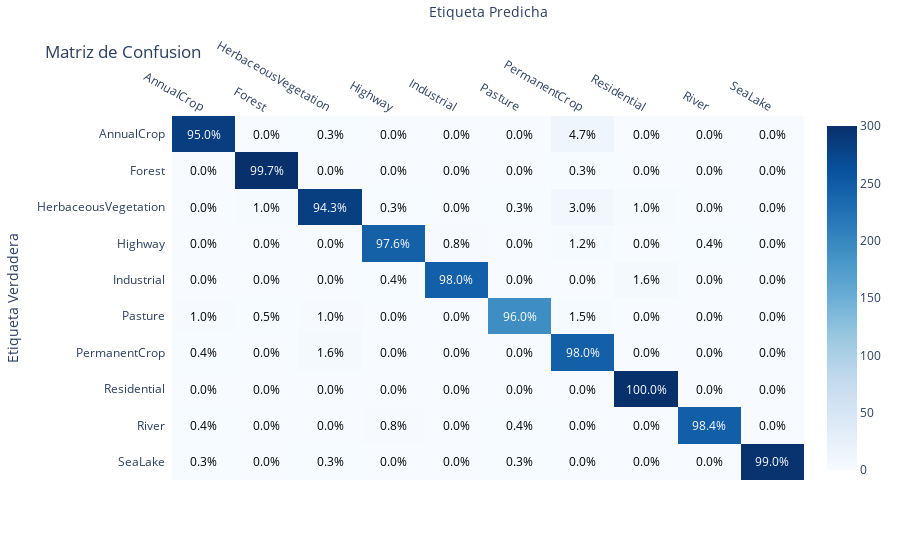

Notebook code cell kept with this figure:
### Code cell
plot_confusion_matrix(
    y_true=y_true,
    y_pred=y_pred,
    labels=sorted(set(y_true)),
    filename=CHECKPOINT.replace("/", "-") + "_confusion_matrix",
    dirpath=FIGURES_DIR / MODEL_NAME,
    show_as_percentaje=True
)

### Figure 1 — Plotly figure (JSON) as saved in the notebook; plotly's stock layout.template omitted (floating-point values rounded to 4 significant figures)
{"data": [{"colorscale": [[0, "rgb(247,251,255)"], [0.125, "rgb(222,235,247)"], [0.25, "rgb(198,219,239)"], [0.375, "rgb(158,202,225)"], [0.5, "rgb(107,174,214)"], [0.625, "rgb(66,146,198)"], [0.75, "rgb(33,113,181)"], [0.875, "rgb(8,81,156)"], [1, "rgb(8,48,107)"]], "reversescale": false, "showscale": true, "type": "heatmap", "x": ["AnnualCrop", "Forest", "HerbaceousVegetation", "Highway", "Industrial", "Pasture", "PermanentCrop", "Residential", "River", "SeaLake"], "y": ["AnnualCrop", "Forest", "HerbaceousVegetation", "Highway", "Industrial", "Pasture", "PermanentCrop", "Residential", "River", "SeaLake"], "z": [[285, 0, 1, 0, 0, 0, 14, 0, 0, 0], [0, 299, 0, 0, 0, 0, 1, 0, 0, 0], [0, 3, 283, 1, 0, 1, 9, 3, 0, 0], [0, 0, 0, 244, 2, 0, 3, 0, 1, 0], [0, 0, 0, 1, 245, 0, 0, 4, 0, 0], [2, 1, 2, 0, 0, 192, 3, 0, 0, 0], [1, 0, 4, 0, 0, 0, 245, 0, 0, 0], [0, 0, 0, 0, 0, 0, 0, 300, 0, 0], [1, 0, 0, 2, 0, 1, 0, 0, 246, 0], [1, 0, 1, 0, 0, 1, 0, 0, 0, 297]]}], "layout": {"annotations": [{"font": {"color": "#FFFFFF"}, "showarrow": false, "text": "95.0%", "x": "AnnualCrop", "xref": "x", "y": "AnnualCrop", "yref": "y"}, {"font": {"color": "#000000"}, "showarrow": false, "text": "0.0%", "x": "Forest", "xref": "x", "y": "AnnualCrop", "yref": "y"}, {"font": {"color": "#000000"}, "showarrow": false, "text": "0.3%", "x": "HerbaceousVegetation", "xref": "x", "y": "AnnualCrop", "yref": "y"}, {"font": {"color": "#000000"}, "showarrow": false, "text": "0.0%", "x": "Highway", "xref": "x", "y": "AnnualCrop", "yref": "y"}, {"font": {"color": "#000000"}, "showarrow": false, "text": "0.0%", "x": "Industrial", "xref": "x", "y": "AnnualCrop", "yref": "y"}, {"font": {"color": "#000000"}, "showarrow": false, "text": "0.0%", "x": "Pasture", "xref": "x", "y": "AnnualCrop", "yref": "y"}, {"font": {"color": "#000000"}, "showarrow": false, "text": "4.7%", "x": "PermanentCrop", "xref": "x", "y": "AnnualCrop", "yref": "y"}, {"font": {"color": "#000000"}, "showarrow": false, "text": "0.0%", "x": "Residential", "xref": "x", "y": "AnnualCrop", "yref": "y"}, {"font": {"color": "#000000"}, "showarrow": false, "text": "0.0%", "x": "River", "xref": "x", "y": "AnnualCrop", "yref": "y"}, {"font": {"color": "#000000"}, "showarrow": false, "text": "0.0%", "x": "SeaLake", "xref": "x", "y": "AnnualCrop", "yref": "y"}, {"font": {"color": "#000000"}, "showarrow": false, "text": "0.0%", "x": "AnnualCrop", "xref": "x", "y": "Forest", "yref": "y"}, {"font": {"color": "#FFFFFF"}, "showarrow": false, "text": "99.7%", "x": "Forest", "xref": "x", "y": "Forest", "yref": "y"}, {"font": {"color": "#000000"}, "showarrow": false, "text": "0.0%", "x": "HerbaceousVegetation", "xref": "x", "y": "Forest", "yref": "y"}, {"font": {"color": "#000000"}, "showarrow": false, "text": "0.0%", "x": "Highway", "xref": "x", "y": "Forest", "yref": "y"}, {"font": {"color": "#000000"}, "showarrow": false, "text": "0.0%", "x": "Industrial", "xref": "x", "y": "Forest", "yref": "y"}, {"font": {"color": "#000000"}, "showarrow": false, "text": "0.0%", "x": "Pasture", "xref": "x", "y": "Forest", "yref": "y"}, {"font": {"color": "#000000"}, "showarrow": false, "text": "0.3%", "x": "PermanentCrop", "xref": "x", "y": "Forest", "yref": "y"}, {"font": {"color": "#000000"}, "showarrow": false, "text": "0.0%", "x": "Residential", "xref": "x", "y": "Forest", "yref": "y"}, {"font": {"color": "#000000"}, "showarrow": false, "text": "0.0%", "x": "River", "xref": "x", "y": "Forest", "yref": "y"}, {"font": {"color": "#000000"}, "showarrow": false, "text": "0.0%", "x": "SeaLake", "xref": "x", "y": "Forest", "yref": "y"}, {"font": {"color": "#000000"}, "showarrow": false, "text": "0.0%", "x": "AnnualCrop", "xref": "x", "y": "HerbaceousVegetation", "yref": "y"}, {"font": {"color": "#000000"}, "showarrow": false, "text": "1.0%", "x": "Forest", "xref": "x", "y": "HerbaceousVegetation", "yref": "y"}, {"font": {"color": "#FFFFFF"}, "showarrow": false, "text": "94.3%", "x": "HerbaceousVegetation", "xref": "x", "y": "HerbaceousVegetation", "yref": "y"}, {"font": {"color": "#000000"}, "showarrow": false, "text": "0.3%", "x": "Highway", "xref": "x", "y": "HerbaceousVegetation", "yref": "y"}, {"font": {"color": "#000000"}, "showarrow": false, "text": "0.0%", "x": "Industrial", "xref": "x", "y": "HerbaceousVegetation", "yref": "y"}, {"font": {"color": "#000000"}, "showarrow": false, "text": "0.3%", "x": "Pasture", "xref": "x", "y": "HerbaceousVegetation", "yref": "y"}, {"font": {"color": "#000000"}, "showarrow": false, "text": "3.0%", "x": "PermanentCrop", "xref": "x", "y": "HerbaceousVegetation", "yref": "y"}, {"font": {"color": "#000000"}, "showarrow": false, "text": "1.0%", "x": "Residential", "xref": "x", "y": "HerbaceousVegetation", "yref": "y"}, {"font": {"color": "#000000"}, "showarrow": false, "text": "0.0%", "x": "River", "xref": "x", "y": "HerbaceousVegetation", "yref": "y"}, {"font": {"color": "#000000"}, "showarrow": false, "text": "0.0%", "x": "SeaLake", "xref": "x", "y": "HerbaceousVegetation", "yref": "y"}, {"font": {"color": "#000000"}, "showarrow": false, "text": "0.0%", "x": "AnnualCrop", "xref": "x", "y": "Highway", "yref": "y"}, {"font": {"color": "#000000"}, "showarrow": false, "text": "0.0%", "x": "Forest", "xref": "x", "y": "Highway", "yref": "y"}, {"font": {"color": "#000000"}, "showarrow": false, "text": "0.0%", "x": "HerbaceousVegetation", "xref": "x", "y": "Highway", "yref": "y"}, {"font": {"color": "#FFFFFF"}, "showarrow": false, "text": "97.6%", "x": "Highway", "xref": "x", "y": "Highway", "yref": "y"}, {"font": {"color": "#000000"}, "showarrow": false, "text": "0.8%", "x": "Industrial", "xref": "x", "y": "Highway", "yref": "y"}, {"font": {"color": "#000000"}, "showarrow": false, "text": "0.0%", "x": "Pasture", "xref": "x", "y": "Highway", "yref": "y"}, {"font": {"color": "#000000"}, "showarrow": false, "text": "1.2%", "x": "PermanentCrop", "xref": "x", "y": "Highway", "yref": "y"}, {"font": {"color": "#000000"}, "showarrow": false, "text": "0.0%", "x": "Residential", "xref": "x", "y": "Highway", "yref": "y"}, {"font": {"color": "#000000"}, "showarrow": false, "text": "0.4%", "x": "River", "xref": "x", "y": "Highway", "yref": "y"}, {"font": {"color": "#000000"}, "showarrow": false, "text": "0.0%", "x": "SeaLake", "xref": "x", "y": "Highway", "yref": "y"}, {"font": {"color": "#000000"}, "showarrow": false, "text": "0.0%", "x": "AnnualCrop", "xref": "x", "y": "Industrial", "yref": "y"}, {"font": {"color": "#000000"}, "showarrow": false, "text": "0.0%", "x": "Forest", "xref": "x", "y": "Industrial", "yref": "y"}, {"font": {"color": "#000000"}, "showarrow": false, "text": "0.0%", "x": "HerbaceousVegetation", "xref": "x", "y": "Industrial", "yref": "y"}, {"font": {"color": "#000000"}, "showarrow": false, "text": "0.4%", "x": "Highway", "xref": "x", "y": "Industrial", "yref": "y"}, {"font": {"color": "#FFFFFF"}, "showarrow": false, "text": "98.0%", "x": "Industrial", "xref": "x", "y": "Industrial", "yref": "y"}, {"font": {"color": "#000000"}, "showarrow": false, "text": "0.0%", "x": "Pasture", "xref": "x", "y": "Industrial", "yref": "y"}, {"font": {"color": "#000000"}, "showarrow": false, "text": "0.0%", "x": "PermanentCrop", "xref": "x", "y": "Industrial", "yref": "y"}, {"font": {"color": "#000000"}, "showarrow": false, "text": "1.6%", "x": "Residential", "xref": "x", "y": "Industrial", "yref": "y"}, {"font": {"color": "#000000"}, "showarrow": false, "text": "0.0%", "x": "River", "xref": "x", "y": "Industrial", "yref": "y"}, {"font": {"color": "#000000"}, "showarrow": false, "text": "0.0%", "x": "SeaLake", "xref": "x", "y": "Industrial", "yref": "y"}, {"font": {"color": "#000000"}, "showarrow": false, "text": "1.0%", "x": "AnnualCrop", "xref": "x", "y": "Pasture", "yref": "y"}, {"font": {"color": "#000000"}, "showarrow": false, "text": "0.5%", "x": "Forest", "xref": "x", "y": "Pasture", "yref": "y"}, {"font": {"color": "#000000"}, "showarrow": false, "text": "1.0%", "x": "HerbaceousVegetation", "xref": "x", "y": "Pasture", "yref": "y"}, {"font": {"color": "#000000"}, "showarrow": false, "text": "0.0%", "x": "Highway", "xref": "x", "y": "Pasture", "yref": "y"}, {"font": {"color": "#000000"}, "showarrow": false, "text": "0.0%", "x": "Industrial", "xref": "x", "y": "Pasture", "yref": "y"}, {"font": {"color": "#FFFFFF"}, "showarrow": false, "text": "96.0%", "x": "Pasture", "xref": "x", "y": "Pasture", "yref": "y"}, {"font": {"color": "#000000"}, "showarrow": false, "text": "1.5%", "x": "PermanentCrop", "xref": "x", "y": "Pasture", "yref": "y"}, {"font": {"color": "#000000"}, "showarrow": false, "text": "0.0%", "x": "Residential", "xref": "x", "y": "Pasture", "yref": "y"}, {"font": {"color": "#000000"}, "showarrow": false, "text": "0.0%", "x": "River", "xref": "x", "y": "Pasture", "yref": "y"}, {"font": {"color": "#000000"}, "showarrow": false, "text": "0.0%", "x": "SeaLake", "xref": "x", "y": "Pasture", "yref": "y"}, {"font": {"color": "#000000"}, "showarrow": false, "text": "0.4%", "x": "AnnualCrop", "xref": "x", "y": "PermanentCrop", "yref": "y"}, {"font": {"color": "#000000"}, "showarrow": false, "text": "0.0%", "x": "Forest", "xref": "x", "y": "PermanentCrop", "yref": "y"}, {"font": {"color": "#000000"}, "showarrow": false, "text": "1.6%", "x": "HerbaceousVegetation", "xref": "x", "y": "PermanentCrop", "yref": "y"}, {"font": {"color": "#000000"}, "showarrow": false, "text": "0.0%", "x": "Highway", "xref": "x", "y": "PermanentCrop", "yref": "y"}, {"font": {"color": "#000000"}, "showarrow": false, "text": "0.0%", "x": "Industrial", "xref": "x", "y": "PermanentCrop", "yref": "y"}, {"font": {"color": "#000000"}, "showarrow": false, "text": "0.0%", "x": "Pasture", "xref": "x", "y": "PermanentCrop", "yref": "y"}, {"font": {"color": "#FFFFFF"}, "showarrow": false, "text": "98.0%", "x": "PermanentCrop", "xref": "x", "y": "PermanentCrop", "yref": "y"}, {"font": {"color": "#000000"}, "showarrow": false, "text": "0.0%", "x": "Residential", "xref": "x", "y": "PermanentCrop", "yref": "y"}, {"font": {"color": "#000000"}, "showarrow": false, "text": "0.0%", "x": "River", "xref": "x", "y": "PermanentCrop", "yref": "y"}, {"font": {"color": "#000000"}, "showarrow": false, "text": "0.0%", "x": "SeaLake", "xref": "x", "y": "PermanentCrop", "yref": "y"}, {"font": {"color": "#000000"}, "showarrow": false, "text": "0.0%", "x": "AnnualCrop", "xref": "x", "y": "Residential", "yref": "y"}, {"font": {"color": "#000000"}, "showarrow": false, "text": "0.0%", "x": "Forest", "xref": "x", "y": "Residential", "yref": "y"}, {"font": {"color": "#000000"}, "showarrow": false, "text": "0.0%", "x": "HerbaceousVegetation", "xref": "x", "y": "Residential", "yref": "y"}, {"font": {"color": "#000000"}, "showarrow": false, "text": "0.0%", "x": "Highway", "xref": "x", "y": "Residential", "yref": "y"}, {"font": {"color": "#000000"}, "showarrow": false, "text": "0.0%", "x": "Industrial", "xref": "x", "y": "Residential", "yref": "y"}, {"font": {"color": "#000000"}, "showarrow": false, "text": "0.0%", "x": "Pasture", "xref": "x", "y": "Residential", "yref": "y"}, {"font": {"color": "#000000"}, "showarrow": false, "text": "0.0%", "x": "PermanentCrop", "xref": "x", "y": "Residential", "yref": "y"}, {"font": {"color": "#FFFFFF"}, "showarrow": false, "text": "100.0%", "x": "Residential", "xref": "x", "y": "Residential", "yref": "y"}, {"font": {"color": "#000000"}, "showarrow": false, "text": "0.0%", "x": "River", "xref": "x", "y": "Residential", "yref": "y"}, {"font": {"color": "#000000"}, "showarrow": false, "text": "0.0%", "x": "SeaLake", "xref": "x", "y": "Residential", "yref": "y"}, {"font": {"color": "#000000"}, "showarrow": false, "text": "0.4%", "x": "AnnualCrop", "xref": "x", "y": "River", "yref": "y"}, {"font": {"color": "#000000"}, "showarrow": false, "text": "0.0%", "x": "Forest", "xref": "x", "y": "River", "yref": "y"}, {"font": {"color": "#000000"}, "showarrow": false, "text": "0.0%", "x": "HerbaceousVegetation", "xref": "x", "y": "River", "yref": "y"}, {"font": {"color": "#000000"}, "showarrow": false, "text": "0.8%", "x": "Highway", "xref": "x", "y": "River", "yref": "y"}, {"font": {"color": "#000000"}, "showarrow": false, "text": "0.0%", "x": "Industrial", "xref": "x", "y": "River", "yref": "y"}, {"font": {"color": "#000000"}, "showarrow": false, "text": "0.4%", "x": "Pasture", "xref": "x", "y": "River", "yref": "y"}, {"font": {"color": "#000000"}, "showarrow": false, "text": "0.0%", "x": "PermanentCrop", "xref": "x", "y": "River", "yref": "y"}, {"font": {"color": "#000000"}, "showarrow": false, "text": "0.0%", "x": "Residential", "xref": "x", "y": "River", "yref": "y"}, {"font": {"color": "#FFFFFF"}, "showarrow": false, "text": "98.4%", "x": "River", "xref": "x", "y": "River", "yref": "y"}, {"font": {"color": "#000000"}, "showarrow": false, "text": "0.0%", "x": "SeaLake", "xref": "x", "y": "River", "yref": "y"}, {"font": {"color": "#000000"}, "showarrow": false, "text": "0.3%", "x": "AnnualCrop", "xref": "x", "y": "SeaLake", "yref": "y"}, {"font": {"color": "#000000"}, "showarrow": false, "text": "0.0%", "x": "Forest", "xref": "x", "y": "SeaLake", "yref": "y"}, {"font": {"color": "#000000"}, "showarrow": false, "text": "0.3%", "x": "HerbaceousVegetation", "xref": "x", "y": "SeaLake", "yref": "y"}, {"font": {"color": "#000000"}, "showarrow": false, "text": "0.0%", "x": "Highway", "xref": "x", "y": "SeaLake", "yref": "y"}, {"font": {"color": "#000000"}, "showarrow": false, "text": "0.0%", "x": "Industrial", "xref": "x", "y": "SeaLake", "yref": "y"}, {"font": {"color": "#000000"}, "showarrow": false, "text": "0.3%", "x": "Pasture", "xref": "x", "y": "SeaLake", "yref": "y"}, {"font": {"color": "#000000"}, "showarrow": false, "text": "0.0%", "x": "PermanentCrop", "xref": "x", "y": "SeaLake", "yref": "y"}, {"font": {"color": "#000000"}, "showarrow": false, "text": "0.0%", "x": "Residential", "xref": "x", "y": "SeaLake", "yref": "y"}, {"font": {"color": "#000000"}, "showarrow": false, "text": "0.0%", "x": "River", "xref": "x", "y": "SeaLake", "yref": "y"}, {"font": {"color": "#FFFFFF"}, "showarrow": false, "text": "99.0%", "x": "SeaLake", "xref": "x", "y": "SeaLake", "yref": "y"}], "title": {"text": "Matriz de Confusion"}, "xaxis": {"dtick": 1, "gridcolor": "rgb(0, 0, 0)", "side": "top", "ticks": "", "title": {"text": "Etiqueta Predicha"}}, "yaxis": {"autorange": "reversed", "dtick": 1, "ticks": "", "ticksuffix": "  ", "title": {"text": "Etiqueta Verdadera"}}}}
